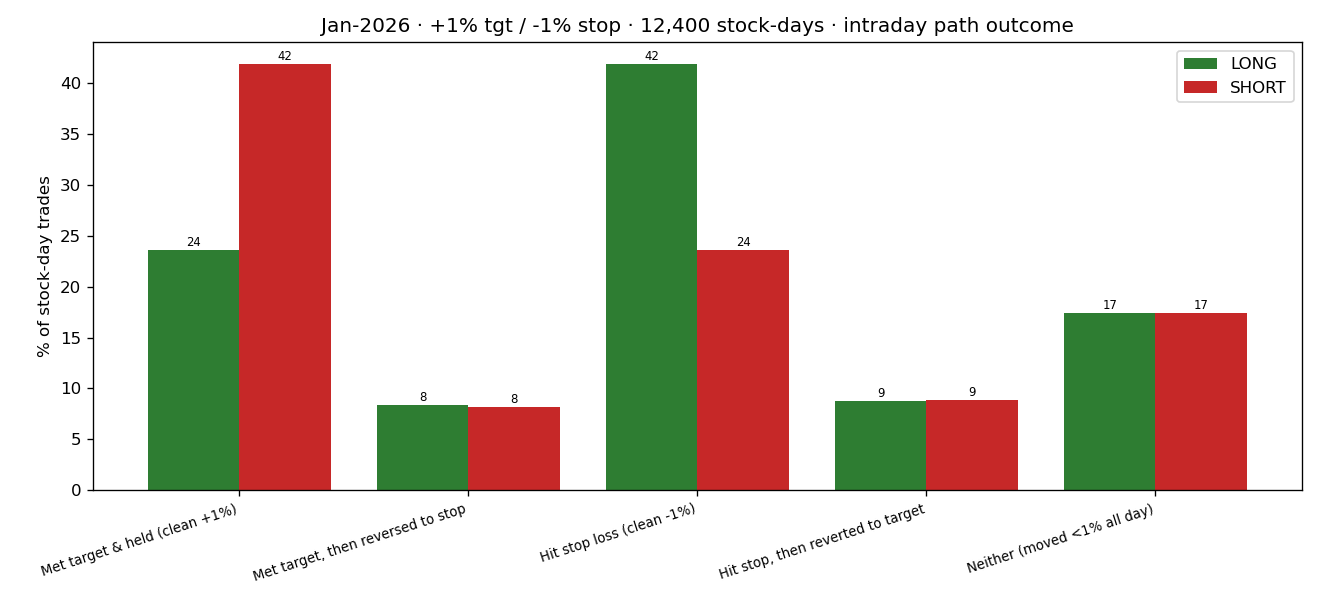

Source code (Python):
"""
Jan-2026 path experiment (vectorized, NaN-safe). Every stock, every day: enter at
09:15 open, +1% target / -1% stop. Classify each LONG and SHORT trade by first-touch
order of the +1% and -1% levels from the 1-min candles.
"""
import sqlite3
from pathlib import Path
import numpy as np, pandas as pd

DB = Path(r"C:\Users\SPS\Documents\Kanida_Falcon\db\kanida.db")
HERE = Path(__file__).resolve().parent
CAP = 30_000.0

con = sqlite3.connect(str(DB))
df = pd.read_sql("SELECT symbol,bar_time,open,high,low FROM ohlc_1min "
                 "WHERE bar_time>='2026-01-01' AND bar_time<='2026-01-31 23:59'", con)
con.close()
df["dt"] = pd.to_datetime(df["bar_time"]); df["date"] = df["dt"].dt.date
df["mins"] = df["dt"].dt.hour * 60 + df["dt"].dt.minute - (9 * 60 + 15)
df = df[df["mins"] >= 0]

# entry = 09:15 open per (symbol,date)
entry = df[df["mins"] == 0].groupby(["symbol", "date"])["open"].first().rename("entry")
df = df.merge(entry, on=["symbol", "date"])
up = df["high"] >= df["entry"] * 1.01           # +1% touched
dn = df["low"] <= df["entry"] * 0.99            # -1% touched
t_up = df[up].groupby(["symbol", "date"])["mins"].min()        # first minute +1% touched (NaN if never)
t_dn = df[dn].groupby(["symbol", "date"])["mins"].min()
R = pd.DataFrame(index=entry.index)
R["t_up"] = t_up; R["t_dn"] = t_dn


def classify(t_tgt, t_stp):
    tt = not pd.isna(t_tgt); ts = not pd.isna(t_stp)
    if not tt and not ts: return "no_touch"
    if tt and not ts: return "target_clean"
    if ts and not tt: return "stop_clean"
    return "target_then_revert" if t_tgt < t_stp else "stop_then_target"


R["long"] = [classify(u, d) for u, d in zip(R["t_up"], R["t_dn"])]     # long: tgt=up, stop=dn
R["short"] = [classify(d, u) for u, d in zip(R["t_up"], R["t_dn"])]    # short: tgt=dn, stop=up

order = ["target_clean", "target_then_revert", "stop_clean", "stop_then_target", "no_touch"]
labels = {"target_clean": "1. Met target & held (clean +1%)",
          "target_then_revert": "2. Met target, then reversed to stop",
          "stop_clean": "3. Hit stop loss (clean -1%)",
          "stop_then_target": "4. Hit stop, then reverted to target",
          "no_touch": "5. Neither (moved <1% all day)"}
n = len(R); days = len(set(i[1] for i in R.index)); syms = len(set(i[0] for i in R.index))
lc = R["long"].value_counts(); sc = R["short"].value_counts()
print("=" * 74)
print(f"JAN-2026 PATH EXPERIMENT · {days} trading days · {syms} stocks · {n:,} stock-days")
print(f"entry 09:15 open · +1% target / -1% stop · Rs{CAP:,.0f}/side")
print("=" * 74)
print(f"{'bucket':40}{'LONG cnt':>9}{'LONG%':>8}{'SHORT cnt':>10}{'SHORT%':>8}")
for k in order:
    lo = int(lc.get(k, 0)); sh = int(sc.get(k, 0))
    print(f"{labels[k]:40}{lo:>9}{lo/n*100:>7.1f}%{sh:>10}{sh/n*100:>7.1f}%")
print("-" * 74)
print(f"{'TOTAL':40}{n:>9}{'100%':>8}{n:>10}{'100%':>8}")
tt = lc.get("target_clean", 0) + lc.get("target_then_revert", 0)
ss = lc.get("stop_clean", 0) + lc.get("stop_then_target", 0)
print(f"\nLONG: {tt/n*100:.0f}% of trades touched +1% at some point · {ss/n*100:.0f}% touched -1% · "
      f"{lc.get('no_touch',0)/n*100:.0f}% moved <1% all day")
print(f"WHIPSAW (stopped, then price DID reach target): {lc.get('stop_then_target',0)/n*100:.1f}%")
print(f"FAKEOUT (target hit, then reversed to stop):    {lc.get('target_then_revert',0)/n*100:.1f}%")
# net of a real 1%/1% bracket (first touch wins): win = target_clean + stop_then... no: bracket exits at FIRST touch
long_win = lc.get("target_clean", 0) + lc.get("target_then_revert", 0)   # target touched first OR only
long_win = lc.get("target_clean", 0) + (R[(R["long"] == "target_then_revert")].shape[0])
first_target = lc.get("target_clean", 0) + lc.get("target_then_revert", 0)  # target before stop
first_stop = lc.get("stop_clean", 0) + lc.get("stop_then_target", 0)        # stop before target
print(f"\nReal 1%/1% bracket (exit at FIRST touch):")
print(f"  LONG  wins(+1%): {first_target} ({first_target/n*100:.1f}%) · losses(-1%): {first_stop} ({first_stop/n*100:.1f}%) · "
      f"no-hit: {lc.get('no_touch',0)} ({lc.get('no_touch',0)/n*100:.1f}%)")
sfirst_t = sc.get("target_clean", 0) + sc.get("target_then_revert", 0)
sfirst_s = sc.get("stop_clean", 0) + sc.get("stop_then_target", 0)
print(f"  SHORT wins(-1%): {sfirst_t} ({sfirst_t/n*100:.1f}%) · losses(+1%): {sfirst_s} ({sfirst_s/n*100:.1f}%) · "
      f"no-hit: {sc.get('no_touch',0)} ({sc.get('no_touch',0)/n*100:.1f}%)")

try:
    import matplotlib; matplotlib.use("Agg"); import matplotlib.pyplot as plt
    fig, ax = plt.subplots(figsize=(11, 5)); x = np.arange(len(order)); w = 0.4
    lv = [lc.get(k, 0) / n * 100 for k in order]; sv = [sc.get(k, 0) / n * 100 for k in order]
    b1 = ax.bar(x - w / 2, lv, w, label="LONG", color="#2e7d32"); b2 = ax.bar(x + w / 2, sv, w, label="SHORT", color="#c62828")
    ax.set_xticks(x); ax.set_xticklabels([labels[k].split(". ", 1)[1] for k in order], rotation=18, ha="right", fontsize=8)
    ax.set_ylabel("% of stock-day trades"); ax.set_title(f"Jan-2026 · +1% tgt / -1% stop · {n:,} stock-days · intraday path outcome")
    for b in (b1, b2):
        for r in b: ax.text(r.get_x() + r.get_width() / 2, r.get_height() + 0.4, f"{r.get_height():.0f}", ha="center", fontsize=7)
    ax.legend(); fig.tight_layout(); fig.savefig(HERE / "jan26_experiment.png", dpi=120); plt.close(fig)
    print(f"\n[chart -> {HERE/'jan26_experiment.png'}]")
except Exception as e:
    print("plot skipped:", e)
